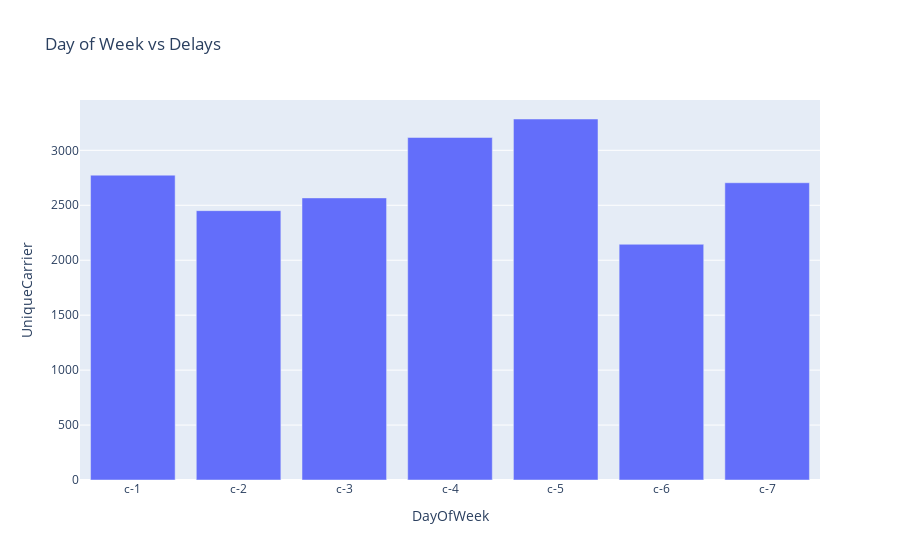

Source (notebook cell):
### Code cell
#day 5 has highest incidences of delay, relatively.
fig = pe.bar(train_df.query("dep_delayed_15min=='Y'").groupby('DayOfWeek', observed=True)['UniqueCarrier'].count().reset_index(), x='DayOfWeek'
             , y='UniqueCarrier', title='Day of Week vs Delays')
fig.show()

### Figure 1 — Plotly figure (JSON) as saved in the notebook; plotly's stock layout.template omitted (floating-point values rounded to 4 significant figures)
{"data": [{"alignmentgroup": "True", "hovertemplate": "DayOfWeek=%{x}<br>UniqueCarrier=%{y}<extra></extra>", "legendgroup": "", "marker": {"color": "#636efa", "pattern": {"shape": ""}}, "name": "", "offsetgroup": "", "orientation": "v", "showlegend": false, "textposition": "auto", "type": "bar", "x": ["c-1", "c-2", "c-3", "c-4", "c-5", "c-6", "c-7"], "xaxis": "x", "y": [2774, 2451, 2567, 3117, 3285, 2145, 2705], "yaxis": "y"}], "layout": {"barmode": "relative", "legend": {"tracegroupgap": 0}, "title": {"text": "Day of Week vs Delays"}, "xaxis": {"anchor": "y", "domain": [0, 1], "title": {"text": "DayOfWeek"}}, "yaxis": {"anchor": "x", "domain": [0, 1], "title": {"text": "UniqueCarrier"}}}}
